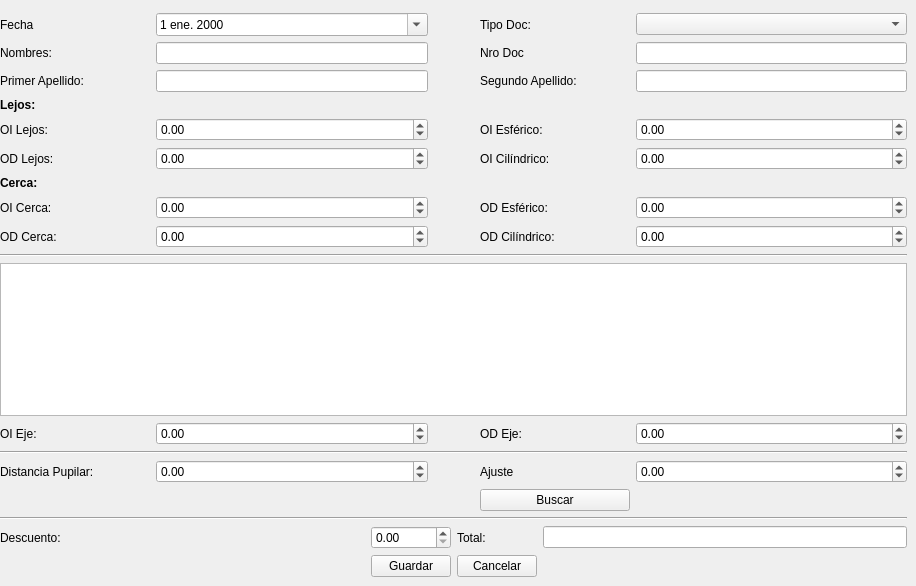
   <widget class="QWidget" name="tab">
    <attribute name="title">
     <string>Lentes</string>
    </attribute>
    <widget class="QWidget" name="layoutWidget">
     <property name="geometry">
      <rect>
       <x>0</x>
       <y>0</y>
       <width>907</width>
       <height>577</height>
      </rect>
     </property>
     <layout class="QGridLayout" name="gridLayout_2">
      <item row="2" column="0">
       <layout class="QGridLayout" name="gridLayout">
        <item row="1" column="3">
         <spacer name="horizontalSpacer_2">
          <property name="orientation">
           <enum>Qt::Horizontal</enum>
          </property>
          <property name="sizeHint" stdset="0">
           <size>
            <width>40</width>
            <height>20</height>
           </size>
          </property>
         </spacer>
        </item>
        <item row="1" column="0">
         <spacer name="horizontalSpacer">
          <property name="orientation">
           <enum>Qt::Horizontal</enum>
          </property>
          <property name="sizeHint" stdset="0">
           <size>
            <width>40</width>
            <height>20</height>
           </size>
          </property>
         </spacer>
        </item>
        <item row="1" column="1">
         <widget class="QPushButton" name="pushButton_Aceptar">
          <property name="text">
           <string>Guardar</string>
          </property>
          <property name="shortcut">
           <string>Ctrl+G</string>
          </property>
         </widget>
        </item>
        <item row="1" column="2">
         <widget class="QPushButton" name="pushButton_Cancelar">
          <property name="text">
           <string>Cancelar</string>
          </property>
          <property name="shortcut">
           <string>Esc</string>
          </property>
         </widget>
        </item>
        <item row="0" column="3">
         <widget class="QLineEdit" name="le_total"/>
        </item>
        <item row="0" column="2">
         <widget class="QLabel" name="label_3">
          <property name="text">
           <string>Total:</string>
          </property>
         </widget>
        </item>
        <item row="0" column="0">
         <widget class="QLabel" name="label_4">
          <property name="text">
           <string>Descuento:</string>
          </property>
         </widget>
        </item>
        <item row="0" column="1">
         <widget class="QDoubleSpinBox" name="sb_descuento"/>
        </item>
       </layout>
      </item>
      <item row="0" column="0">
       <layout class="QGridLayout" name="gridLayout_4">
        <item row="0" column="0">
         <spacer name="horizontalSpacer_4">
          <property name="orientation">
           <enum>Qt::Horizontal</enum>
          </property>
          <property name="sizeType">
           <enum>QSizePolicy::Fixed</enum>
          </property>
          <property name="sizeHint" stdset="0">
           <size>
            <width>150</width>
            <height>13</height>
           </size>
          </property>
         </spacer>
        </item>
        <item row="10" column="0">
         <widget class="QLabel" name="label_16">
          <property name="text">
           <string>OD Lejos:</string>
          </property>
         </widget>
        </item>
        <item row="22" column="0" colspan="5">
         <widget class="Line" name="line_2">
          <property name="orientation">
           <enum>Qt::Horizontal</enum>
          </property>
         </widget>
        </item>
        <item row="10" column="1">
         <widget class="QDoubleSpinBox" name="sb_odlejos">
          <property name="minimum">
           <double>-10.000000000000000</double>
          </property>
          <property name="maximum">
           <double>10.000000000000000</double>
          </property>
          <property name="singleStep">
           <double>0.010000000000000</double>
          </property>
         </widget>
        </item>
        <item row="11" column="0">
         <widget class="QLabel" name="label_30">
          <property name="font">
           <font>
            <weight>75</weight>
            <bold>true</bold>
           </font>
          </property>
          <property name="text">
           <string>Cerca:</string>
          </property>
         </widget>
        </item>
        <item row="24" column="0">
         <widget class="QLabel" name="label_19">
          <property name="text">
           <string>Distancia Pupilar:</string>
          </property>
         </widget>
        </item>
        <item row="12" column="0">
         <widget class="QLabel" name="label_5">
          <property name="text">
           <string>OI Cerca:</string>
          </property>
         </widget>
        </item>
        <item row="24" column="1">
         <widget class="QDoubleSpinBox" name="sb_distpupilar">
          <property name="minimum">
           <double>-10.000000000000000</double>
          </property>
          <property name="maximum">
           <double>10.000000000000000</double>
          </property>
          <property name="singleStep">
           <double>0.010000000000000</double>
          </property>
         </widget>
        </item>
        <item row="19" column="1">
         <widget class="QDoubleSpinBox" name="sb_oieje">
          <property name="minimum">
           <double>-10.000000000000000</double>
          </property>
          <property name="maximum">
           <double>10.000000000000000</double>
          </property>
          <property name="singleStep">
           <double>0.010000000000000</double>
          </property>
         </widget>
        </item>
        <item row="19" column="4">
         <widget class="QDoubleSpinBox" name="sb_odeje">
          <property name="minimum">
           <double>-10.000000000000000</double>
          </property>
          <property name="maximum">
           <double>10.000000000000000</double>
          </property>
          <property name="singleStep">
           <double>0.010000000000000</double>
          </property>
         </widget>
        </item>
        <item row="5" column="4">
         <widget class="QComboBox" name="cb_tipodoc"/>
        </item>
        <item row="6" column="1">
         <widget class="QLineEdit" name="le_nombres"/>
        </item>
        <item row="6" column="4">
         <widget class="QLineEdit" name="le_nrodoc"/>
        </item>
        <item row="7" column="1">
         <widget class="QLineEdit" name="le_primerApellido"/>
        </item>
        <item row="5" column="1">
         <widget class="QDateEdit" name="dateEdit_fecha">
          <property name="sizePolicy">
           <sizepolicy hsizetype="Expanding" vsizetype="Fixed">
            <horstretch>0</horstretch>
            <verstretch>0</verstretch>
           </sizepolicy>
          </property>
          <property name="locale">
           <locale language="Spanish" country="UnitedStates"/>
          </property>
          <property name="calendarPopup">
           <bool>true</bool>
          </property>
         </widget>
        </item>
        <item row="24" column="3">
         <widget class="QLabel" name="label_26">
          <property name="text">
           <string>Ajuste</string>
          </property>
         </widget>
        </item>
        <item row="25" column="3">
         <widget class="QPushButton" name="pb_buscar">
          <property name="text">
           <string>Buscar</string>
          </property>
         </widget>
        </item>
        <item row="15" column="0" colspan="5">
         <widget class="Line" name="line">
          <property name="orientation">
           <enum>Qt::Horizontal</enum>
          </property>
         </widget>
        </item>
        <item row="0" column="4">
         <spacer name="horizontalSpacer_12">
          <property name="orientation">
           <enum>Qt::Horizontal</enum>
          </property>
          <property name="sizeType">
           <enum>QSizePolicy::Fixed</enum>
          </property>
          <property name="sizeHint" stdset="0">
           <size>
            <width>150</width>
            <height>13</height>
           </size>
          </property>
         </spacer>
        </item>
        <item row="7" column="3">
         <widget class="QLabel" name="label_29">
          <property name="text">
           <string>Segundo Apellido:</string>
          </property>
         </widget>
        </item>
        <item row="7" column="4">
         <widget class="QLineEdit" name="le_segundoApellido"/>
        </item>
        <item row="6" column="3">
         <widget class="QLabel" name="label_13">
          <property name="text">
           <string>Nro Doc</string>
          </property>
         </widget>
        </item>
        <item row="0" column="3">
         <spacer name="horizontalSpacer_11">
          <property name="orientation">
           <enum>Qt::Horizontal</enum>
          </property>
          <property name="sizeType">
           <enum>QSizePolicy::Fixed</enum>
          </property>
          <property name="sizeHint" stdset="0">
           <size>
            <width>150</width>
            <height>13</height>
           </size>
          </property>
         </spacer>
        </item>
        <item row="0" column="2">
         <spacer name="horizontalSpacer_8">
          <property name="orientation">
           <enum>Qt::Horizontal</enum>
          </property>
          <property name="sizeType">
           <enum>QSizePolicy::Fixed</enum>
          </property>
          <property name="sizeHint" stdset="0">
           <size>
            <width>40</width>
            <height>13</height>
           </size>
          </property>
         </spacer>
        </item>
        <item row="5" column="0">
         <widget class="QLabel" name="label_12">
          <property name="text">
           <string>Fecha</string>
          </property>
         </widget>
        </item>
        <item row="5" column="3">
         <widget class="QLabel" name="label_14">
          <property name="text">
           <string>Tipo Doc:</string>
          </property>
         </widget>
        </item>
        <item row="9" column="1">
         <widget class="QDoubleSpinBox" name="sb_oilejos">
          <property name="minimum">
           <double>-10.000000000000000</double>
          </property>
          <property name="maximum">
           <double>10.000000000000000</double>
          </property>
          <property name="singleStep">
           <double>0.010000000000000</double>
          </property>
         </widget>
        </item>
        <item row="9" column="0">
         <widget class="QLabel" name="label_24">
          <property name="text">
           <string>OI Lejos:</string>
          </property>
         </widget>
        </item>
        <item row="19" column="0">
         <widget class="QLabel" name="label_10">
          <property name="text">
           <string>OI Eje:</string>
          </property>
         </widget>
        </item>
        <item row="0" column="1">
         <spacer name="horizontalSpacer_7">
          <property name="orientation">
           <enum>Qt::Horizontal</enum>
          </property>
          <property name="sizeType">
           <enum>QSizePolicy::Fixed</enum>
          </property>
          <property name="sizeHint" stdset="0">
           <size>
            <width>150</width>
            <height>13</height>
           </size>
          </property>
         </spacer>
        </item>
        <item row="19" column="3">
         <widget class="QLabel" name="label_11">
          <property name="text">
           <string>OD Eje:</string>
          </property>
         </widget>
        </item>
        <item row="6" column="0">
         <widget class="QLabel" name="label_25">
          <property name="text">
           <string>Nombres:</string>
          </property>
         </widget>
        </item>
        <item row="26" column="0" colspan="5">
         <widget class="Line" name="line_3">
          <property name="orientation">
           <enum>Qt::Horizontal</enum>
          </property>
         </widget>
        </item>
        <item row="7" column="0">
         <widget class="QLabel" name="label_21">
          <property name="text">
           <string>Primer Apellido:</string>
          </property>
         </widget>
        </item>
        <item row="12" column="1">
         <widget class="QDoubleSpinBox" name="sb_oicerca">
          <property name="minimum">
           <double>-10.000000000000000</double>
          </property>
          <property name="maximum">
           <double>10.000000000000000</double>
          </property>
          <property name="singleStep">
           <double>0.010000000000000</double>
          </property>
         </widget>
        </item>
        <item row="8" column="0">
         <widget class="QLabel" name="label_27">
          <property name="font">
           <font>
            <weight>75</weight>
            <bold>true</bold>
           </font>
          </property>
          <property name="text">
           <string>Lejos:</string>
          </property>
         </widget>
        </item>
        <item row="13" column="1">
         <widget class="QDoubleSpinBox" name="sb_odcerca">
          <property name="minimum">
           <double>-10.000000000000000</double>
          </property>
          <property name="maximum">
           <double>10.000000000000000</double>
          </property>
          <property name="singleStep">
           <double>0.010000000000000</double>
          </property>
         </widget>
        </item>
        <item row="13" column="0">
         <widget class="QLabel" name="label_7">
          <property name="text">
           <string>OD Cerca:</string>
          </property>
         </widget>
        </item>
        <item row="9" column="3">
         <widget class="QLabel" name="label_28">
          <property name="text">
           <string>OI Esférico:</string>
          </property>
         </widget>
        </item>
        <item row="10" column="3">
         <widget class="QLabel" name="label_6">
          <property name="text">
           <string>OI Cilíndrico:</string>
          </property>
         </widget>
        </item>
        <item row="9" column="4">
         <widget class="QDoubleSpinBox" name="sb_oiesferico">
          <property name="minimum">
           <double>-10.000000000000000</double>
          </property>
          <property name="maximum">
           <double>10.000000000000000</double>
          </property>
          <property name="singleStep">
           <double>0.010000000000000</double>
          </property>
         </widget>
        </item>
        <item row="10" column="4">
         <widget class="QDoubleSpinBox" name="sb_oicilindrico">
          <property name="minimum">
           <double>-10.000000000000000</double>
          </property>
          <property name="maximum">
           <double>10.000000000000000</double>
          </property>
          <property name="singleStep">
           <double>0.010000000000000</double>
          </property>
         </widget>
        </item>
        <item row="12" column="3">
         <widget class="QLabel" name="label_8">
          <property name="text">
           <string>OD Esférico:</string>
          </property>
         </widget>
        </item>
        <item row="13" column="3">
         <widget class="QLabel" name="label_9">
          <property name="text">
           <string>OD Cilíndrico:</string>
          </property>
         </widget>
        </item>
        <item row="12" column="4">
         <widget class="QDoubleSpinBox" name="sb_odesferico">
          <property name="minimum">
           <double>-10.000000000000000</double>
          </property>
          <property name="maximum">
           <double>10.000000000000000</double>
          </property>
          <property name="singleStep">
           <double>0.010000000000000</double>
          </property>
         </widget>
        </item>
        <item row="13" column="4">
         <widget class="QDoubleSpinBox" name="sb_odcilindrico">
          <property name="minimum">
           <double>-10.000000000000000</double>
          </property>
          <property name="maximum">
           <double>10.000000000000000</double>
          </property>
          <property name="singleStep">
           <double>0.010000000000000</double>
          </property>
          <property name="value">
           <double>0.000000000000000</double>
          </property>
         </widget>
        </item>
        <item row="16" column="0" colspan="5">
         <widget class="QTableView" name="tableView"/>
        </item>
        <item row="24" column="4">
         <widget class="QDoubleSpinBox" name="doubleSpinBox">
          <property name="minimum">
           <double>-10.000000000000000</double>
          </property>
          <property name="maximum">
           <double>10.000000000000000</double>
          </property>
          <property name="singleStep">
           <double>0.010000000000000</double>
          </property>
         </widget>
        </item>
       </layout>
      </item>
     </layout>
    </widget>
   </widget>
